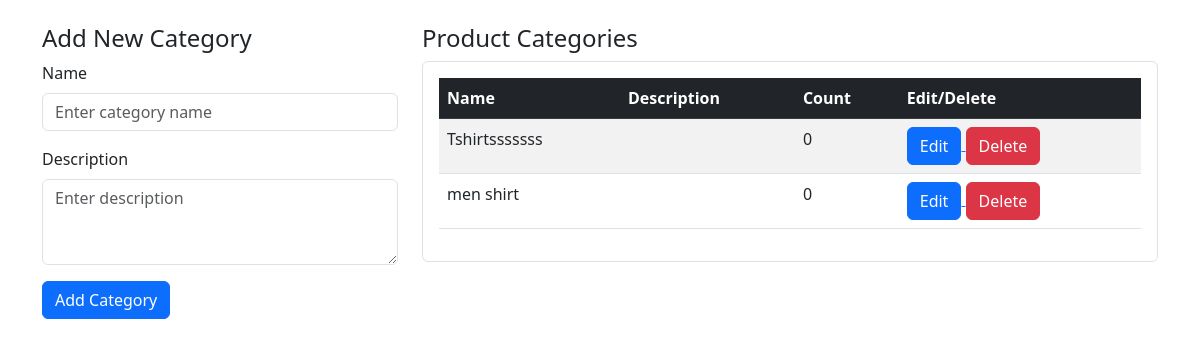
Page /item_category on the committed database.
### stockApp/models.py (models this page shows, shortened)
class item_category(models.Model):
    category_name=models.CharField(max_length=100)
    category_description=models.TextField(max_length=300,blank=True, null=True)

### stockApp/views.py (the view)
# urls.py: path("item_category", items_category),
def items_category(request):
    if request.method=="POST":
        cate_name=request.POST.get("category_name")
        cate_description=request.POST.get("category_description")
        item_cate=item_category(category_name=cate_name, category_description=cate_description)
        item_cate.save()
    category=item_category.objects.all()
    return render(request, "item_category.html", {"category":category})

### stockApp/templates/item_category.html (shortened to what this page needs)
<!DOCTYPE html>
<html lang="en">
<head>
    <link href="https://cdn.jsdelivr.net/npm/bootstrap@5.3.0/dist/css/bootstrap.min.css" rel="stylesheet">
</head>
<body>
    <div class="container mt-4">
        <div class="row">
            <div class="col-md-4">
                <h4>Add New Category</h4>
                <form method="post">
                    <div class="mb-3">
                        <label for="categoryName" class="form-label">Name</label>
                        <input type="text" class="form-control" id="categoryName" placeholder="Enter category name"
                            name="category_name">
                    </div>
                    <div class="mb-3">
                        <label for="categoryDesc" class="form-label">Description</label>
                        <textarea class="form-control" id="categoryDesc" rows="3" placeholder="Enter description"
                            name="category_description"></textarea>
                    </div>
                    <button type="submit" class="btn btn-primary">Add Category</button>
                </form>
            </div>
            <div class="col-md-8">
                <h4>Product Categories</h4>
                <div class="scrollable-table border rounded p-3">
                    <table class="table table-striped">
                        <thead class="table-dark">
                            <tr>
                                <th>Name</th>
                                <th>Description</th>
                                <th>Count</th>
                                <th>Edit/Delete</th>
                            </tr>
                        </thead>
                        <tbody>
                            {% for cate in category %}
                            <tr>
                                <td>{{cate.category_name}}</td>
                                <td>{{cate.category_description}}</td>
                                <td>0</td>
                                <td>
                                    <a href="/update_item_category/{{cate.id}}">
                                    <button type="button" class="btn btn-primary" >
                                        Edit
                                    </button>
                                </a>
                                    <button type="button" class="btn btn-danger" data-bs-toggle="modal"
                                        data-bs-target="#deleteModal">
                                        Delete
                                    </button>
                                </td>
                            </tr>
                            {% endfor %}
                        </tbody>
                    </table>
                </div>
            </div>
        </div>
    </div>
</body>
</html>

### stockApp/templates/item_category.html (style rules this page uses)
.scrollable-table { max-height: 500px; overflow-y: auto; }

### rows in the picture
item_category: category_name "Tshirtsssssss"
item_category: category_name "men shirt"
